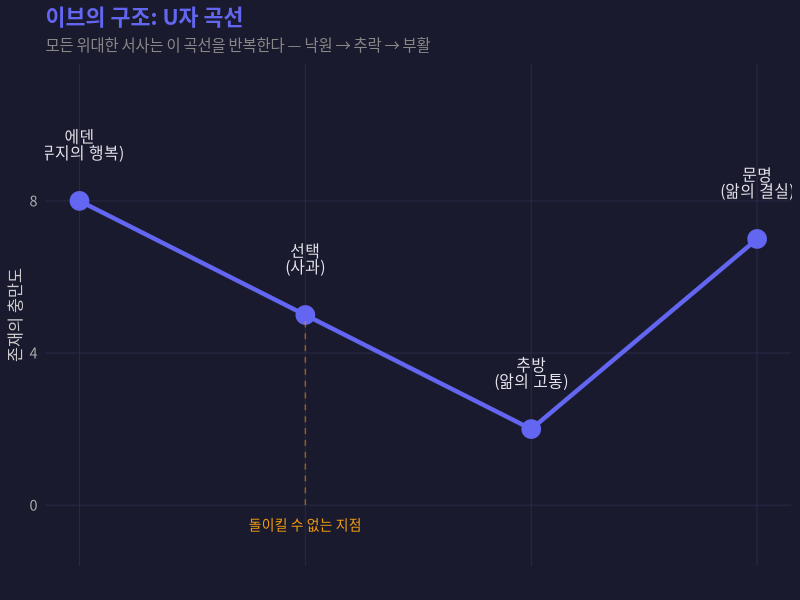
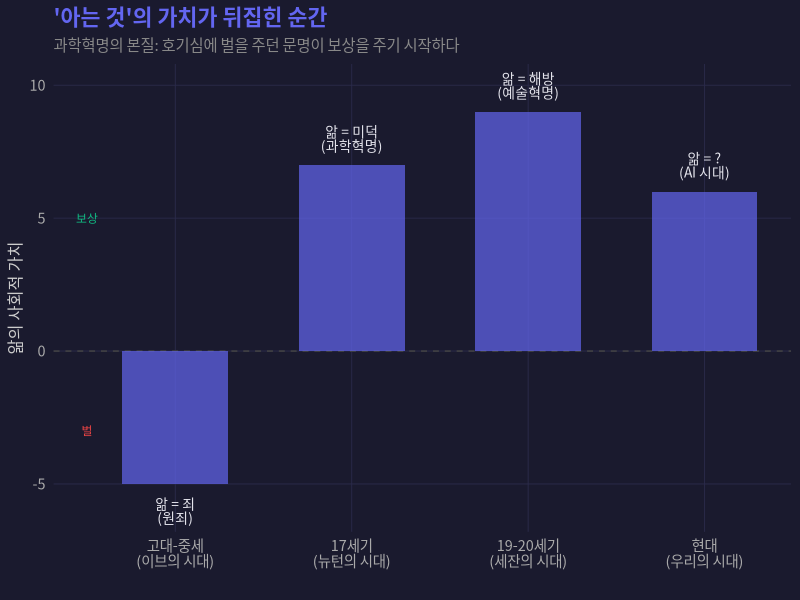
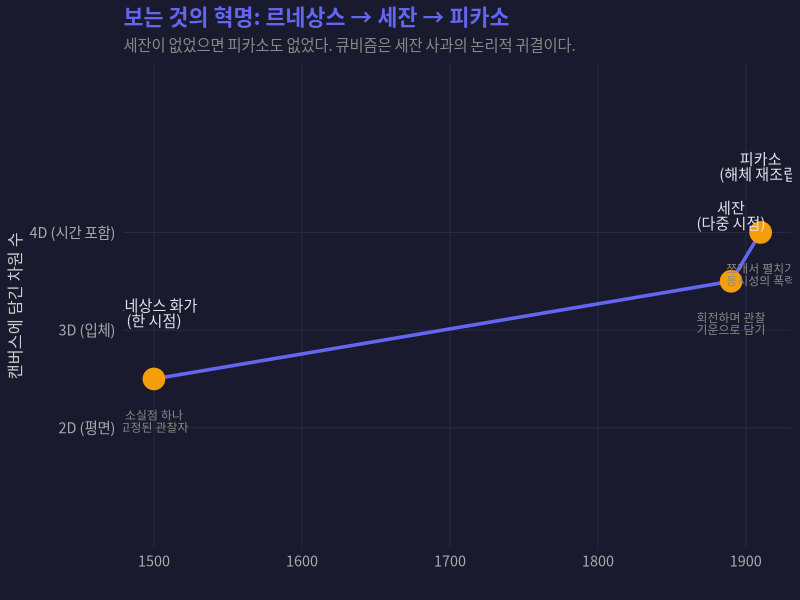
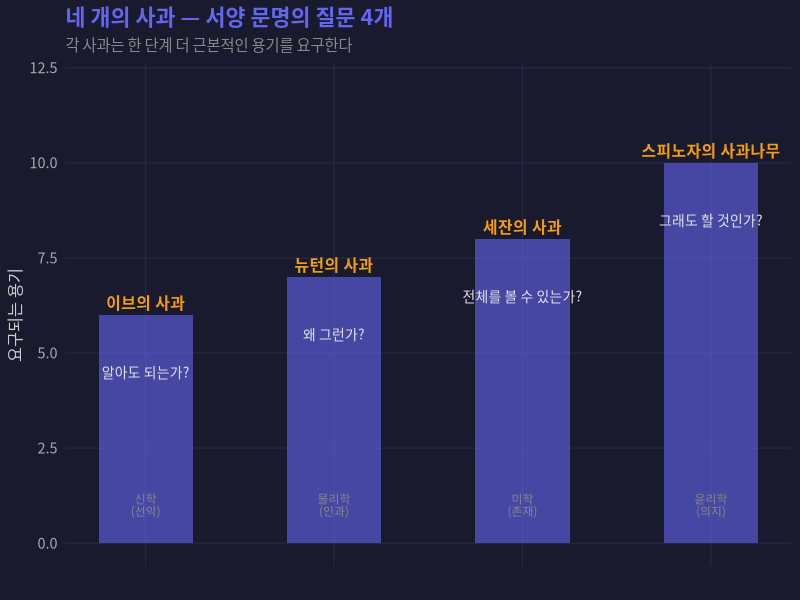
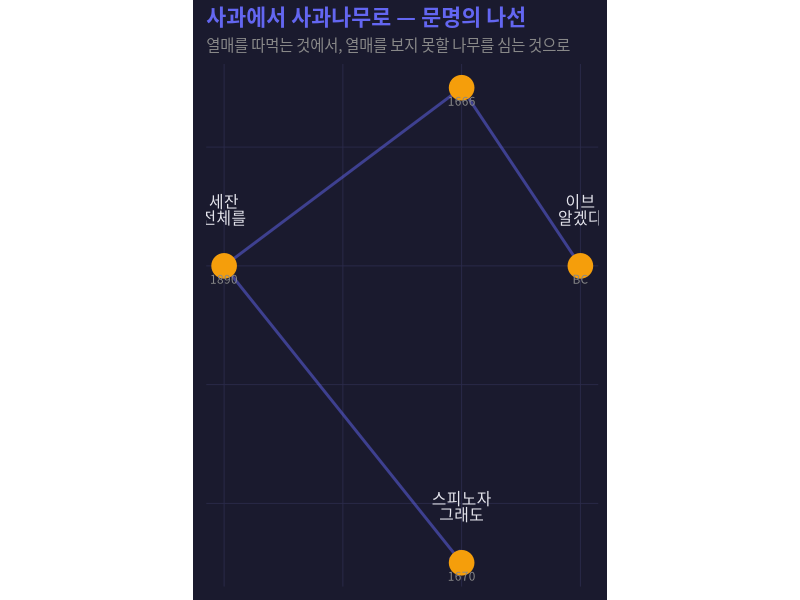

R code for these plots, in order:
## ---- chunk 1
library(ggplot2)
library(dplyr)

kfont <- "Noto Sans CJK KR"

theme_insight <- function(base_size = 13) {
  theme_minimal(base_size = base_size) +
    theme(
      plot.background = element_rect(fill = "#1a1a2e", color = NA),
      panel.background = element_rect(fill = "#1a1a2e", color = NA),
      panel.grid.major = element_line(color = "#2a2a4a", linewidth = 0.3),
      panel.grid.minor = element_blank(),
      text = element_text(family = kfont, color = "#e4e4ec"),
      axis.text = element_text(color = "#aaaaaa"),
      axis.title = element_text(color = "#cccccc", size = rel(0.9)),
      plot.title = element_text(color = "#6366f1", face = "bold", size = rel(1.2)),
      plot.subtitle = element_text(color = "#888888", size = rel(0.85)),
      plot.caption = element_text(color = "#666666", size = rel(0.7)),
      legend.background = element_rect(fill = "#1a1a2e", color = NA),
      legend.text = element_text(color = "#cccccc"),
      legend.title = element_text(color = "#6366f1")
    )
}
## ---- chunk 2
#| fig-cap: "이브의 선택 구조 — 모든 서양 서사의 원형"
#| lightbox: true

df <- data.frame(
  state = c("에덴\n(무지의 행복)", "선택\n(사과)", "추방\n(앎의 고통)", "문명\n(앎의 결실)"),
  x = 1:4,
  y = c(8, 5, 2, 7),
  color = c("paradise", "choice", "fall", "civilization")
)

ggplot(df, aes(x = x, y = y)) +
  geom_line(color = "#6366f1", linewidth = 1.5) +
  geom_point(color = "#6366f1", size = 6) +
  geom_text(aes(label = state), vjust = -1.5, color = "#e4e4ec",
            size = 4, family = kfont, lineheight = 0.85) +
  annotate("segment", x = 2, xend = 2, y = 0, yend = 5,
           linetype = "dashed", color = "#f59e0b", alpha = 0.5) +
  annotate("text", x = 2, y = -0.5, label = "돌이킬 수 없는 지점",
           color = "#f59e0b", size = 3.5, family = kfont) +
  scale_y_continuous(limits = c(-1, 11)) +
  labs(title = "이브의 구조: U자 곡선",
       subtitle = "모든 위대한 서사는 이 곡선을 반복한다 — 낙원 → 추락 → 부활",
       x = "", y = "존재의 충만도") +
  theme_insight() +
  theme(axis.text.x = element_blank())
## ---- chunk 3
#| fig-cap: "앎의 위상 전환 — 죄에서 미덕으로"
#| lightbox: true

shift <- data.frame(
  era = c("고대-중세\n(이브의 시대)", "17세기\n(뉴턴의 시대)", "19-20세기\n(세잔의 시대)", "현대\n(우리의 시대)"),
  era_num = 1:4,
  knowledge_value = c(-5, 7, 9, 6),
  label = c("앎 = 죄\n(원죄)", "앎 = 미덕\n(과학혁명)", "앎 = 해방\n(예술혁명)", "앎 = ?\n(AI 시대)")
)

ggplot(shift, aes(x = era_num, y = knowledge_value)) +
  geom_hline(yintercept = 0, linetype = "dashed", color = "#444444") +
  geom_col(fill = "#6366f1", alpha = 0.7, width = 0.6) +
  geom_text(aes(label = label, y = knowledge_value + sign(knowledge_value) * 1),
            color = "#e4e4ec", size = 3.5, family = kfont, lineheight = 0.85) +
  scale_x_continuous(breaks = 1:4, labels = shift$era) +
  annotate("text", x = 0.5, y = -3, label = "벌", color = "#ef4444",
           size = 3, family = kfont) +
  annotate("text", x = 0.5, y = 5, label = "보상", color = "#10b981",
           size = 3, family = kfont) +
  labs(title = "'아는 것'의 가치가 뒤집힌 순간",
       subtitle = "과학혁명의 본질: 호기심에 벌을 주던 문명이 보상을 주기 시작하다",
       x = "", y = "앎의 사회적 가치") +
  theme_insight()
## ---- chunk 4
#| fig-cap: "세잔의 사과 — 원근법을 파괴한 시도의 구조"
#| lightbox: true

methods <- data.frame(
  artist = c("르네상스 화가\n(한 시점)", "세잔\n(다중 시점)", "피카소\n(해체 재조립)"),
  artist_num = 1:3,
  dimensions_captured = c(2.5, 3.5, 4),
  approach = c("소실점 하나\n고정된 관찰자", "회전하며 관찰\n기운으로 담기", "쪼개서 펼치기\n동시성의 폭력"),
  year = c(1500, 1890, 1910)
)

ggplot(methods, aes(x = year, y = dimensions_captured)) +
  geom_line(color = "#6366f1", linewidth = 1.2) +
  geom_point(color = "#f59e0b", size = 7) +
  geom_text(aes(label = artist), vjust = -2, color = "#e4e4ec",
            size = 3.8, family = kfont, lineheight = 0.85) +
  geom_text(aes(label = approach), vjust = 2.5, color = "#888888",
            size = 3, family = kfont, lineheight = 0.85) +
  scale_y_continuous(limits = c(1, 5.5),
                     breaks = c(2, 3, 4),
                     labels = c("2D (평면)", "3D (입체)", "4D (시간 포함)")) +
  labs(title = "보는 것의 혁명: 르네상스 → 세잔 → 피카소",
       subtitle = "세잔이 없었으면 피카소도 없었다. 큐비즘은 세잔 사과의 논리적 귀결이다.",
       x = "", y = "캔버스에 담긴 차원 수") +
  theme_insight()
## ---- chunk 5
#| fig-cap: "사과 4개의 위치 — 서양 문명의 좌표계"
#| lightbox: true

apples <- data.frame(
  name = c("이브의 사과", "뉴턴의 사과", "세잔의 사과", "스피노자의 사과나무"),
  x = c(1, 2, 3, 4),
  question = c("알아도 되는가?", "왜 그런가?", "전체를 볼 수 있는가?", "그래도 할 것인가?"),
  domain = c("신학\n(선악)", "물리학\n(인과)", "미학\n(존재)", "윤리학\n(의지)"),
  answer = c("대가를 치르더라도\n— 안다", "법칙이 있다\n— 찾는다", "보이지 않는 것도\n— 그린다", "결과가 없더라도\n— 심는다"),
  courage = c(6, 7, 8, 10)
)

ggplot(apples, aes(x = x, y = courage)) +
  geom_col(fill = "#6366f1", alpha = 0.6, width = 0.5) +
  geom_text(aes(label = name), vjust = -0.5, color = "#f59e0b",
            size = 4, fontface = "bold", family = kfont) +
  geom_text(aes(label = question, y = courage - 1.5), color = "#e4e4ec",
            size = 3.5, family = kfont) +
  geom_text(aes(label = domain, y = 1), color = "#888888",
            size = 3, family = kfont, lineheight = 0.85) +
  scale_y_continuous(limits = c(0, 12)) +
  labs(title = "네 개의 사과 — 서양 문명의 질문 4개",
       subtitle = "각 사과는 한 단계 더 근본적인 용기를 요구한다",
       x = "", y = "요구되는 용기") +
  theme_insight() +
  theme(axis.text.x = element_blank())
## ---- chunk 6
#| fig-cap: "용기의 나선 — 사과에서 사과나무로"
#| lightbox: true

spiral <- data.frame(
  stage = 1:4,
  angle = c(0, 90, 180, 270) * pi / 180,
  radius = c(2, 3, 4, 5),
  label = c("이브\n알겠다", "뉴턴\n왜?", "세잔\n전체를", "스피노자\n그래도"),
  era = c("BC", "1666", "1890", "1670")
)

spiral <- spiral %>%
  mutate(x = radius * cos(angle), y = radius * sin(angle))

ggplot(spiral, aes(x = x, y = y)) +
  geom_path(color = "#6366f1", linewidth = 1, alpha = 0.5,
            arrow = arrow(length = unit(0.3, "cm"), type = "closed")) +
  geom_point(color = "#f59e0b", size = 8) +
  geom_text(aes(label = label), color = "#e4e4ec", size = 4,
            family = kfont, lineheight = 0.85, vjust = -1.5) +
  geom_text(aes(label = era), color = "#888888", size = 3,
            family = kfont, vjust = 2) +
  coord_fixed() +
  labs(title = "사과에서 사과나무로 — 문명의 나선",
       subtitle = "열매를 따먹는 것에서, 열매를 보지 못할 나무를 심는 것으로") +
  theme_insight() +
  theme(axis.text = element_blank(), axis.title = element_blank())
